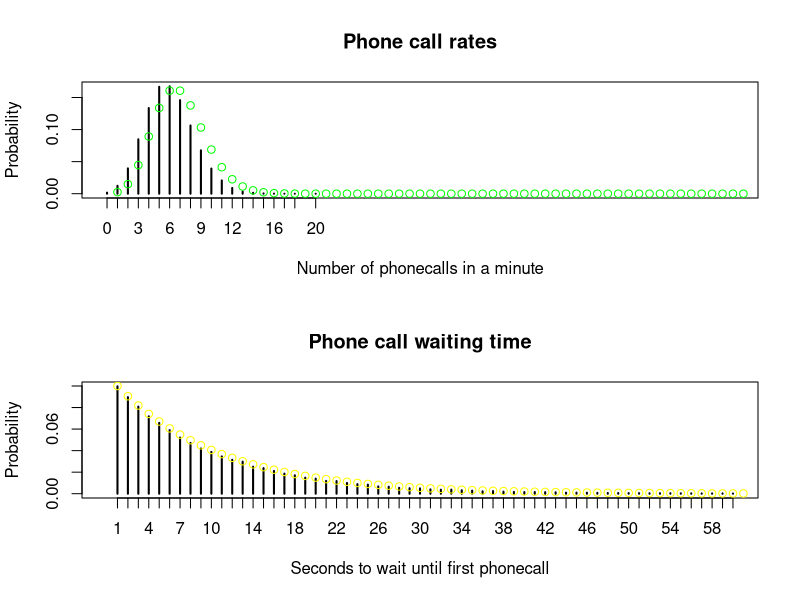

Write R code to recreate this figure.
rate = 6 # phonecalls per minute
rate_second = rate/60 # phonecalls per second
N = 100000
phonecalls = 0
for (i in c(1:N)) {
	minute = sample(c(0, 1), 60, replace=T, prob=c(1-rate_second, rate_second))
	phonecalls[i] = sum(minute)
}

par(mfrow=c(2, 1))
plot(table(phonecalls)/N, xlim=c(0, 60), main="Phone call rates", xlab="Number of phonecalls in a minute", ylab="Probability")
points(dpois(0:60, rate), col="green")

waiting_time = 0
for (i in c(1:N)) {
	minute = sample(c(0, 1), 60, replace=T, prob=c(1-rate/60, rate/60))
	waiting_time[i] = min(which(minute == 1))
}
plot(table(waiting_time)/N, xlim=c(0, 60), main="Phone call waiting time", xlab="Seconds to wait until first phonecall", ylab="Probability")
# points(1-ppois(0:60, rate), col="yellow")
points(dexp(0:60, rate_second), col="yellow")